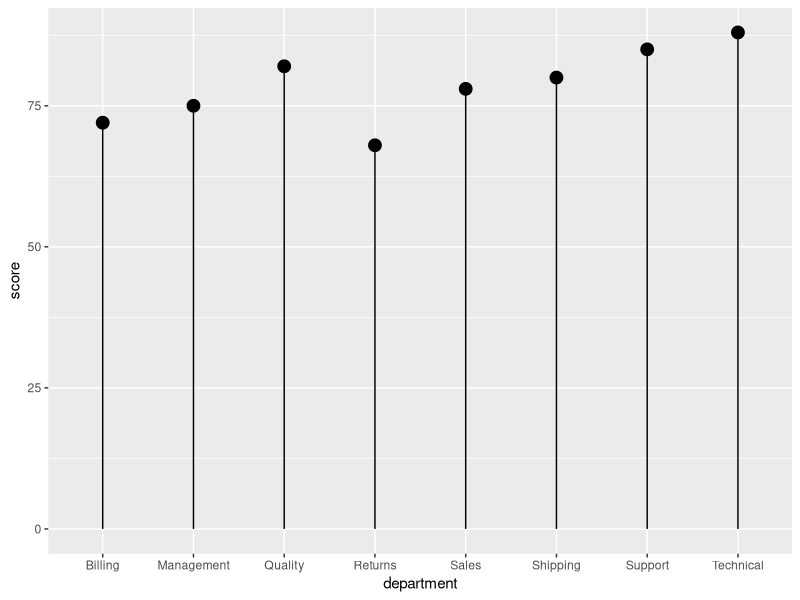
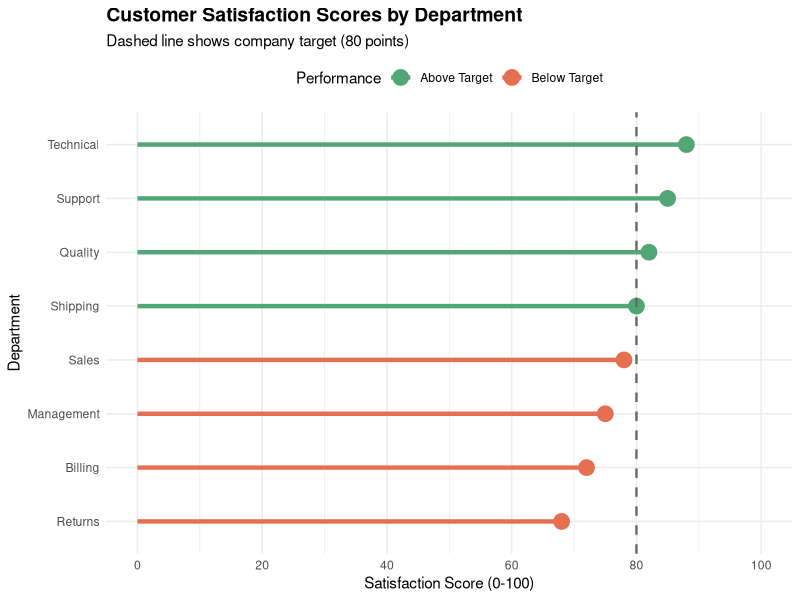
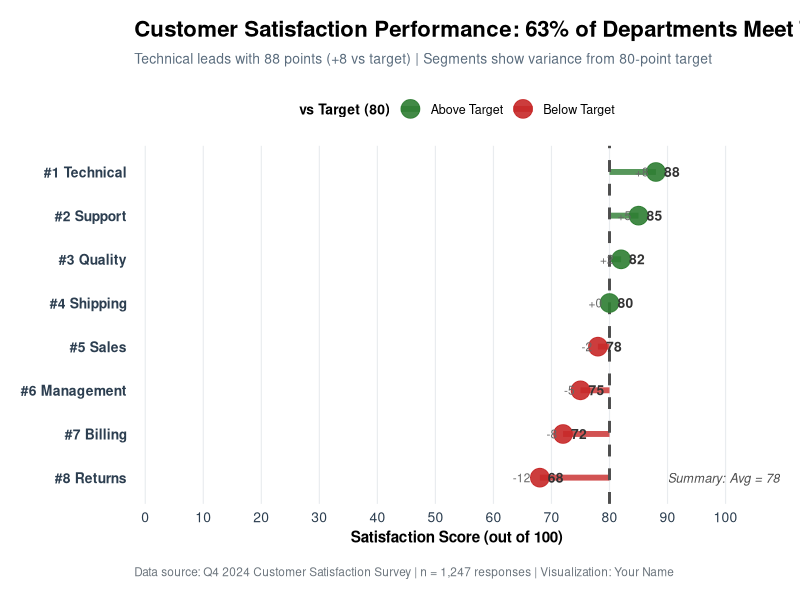
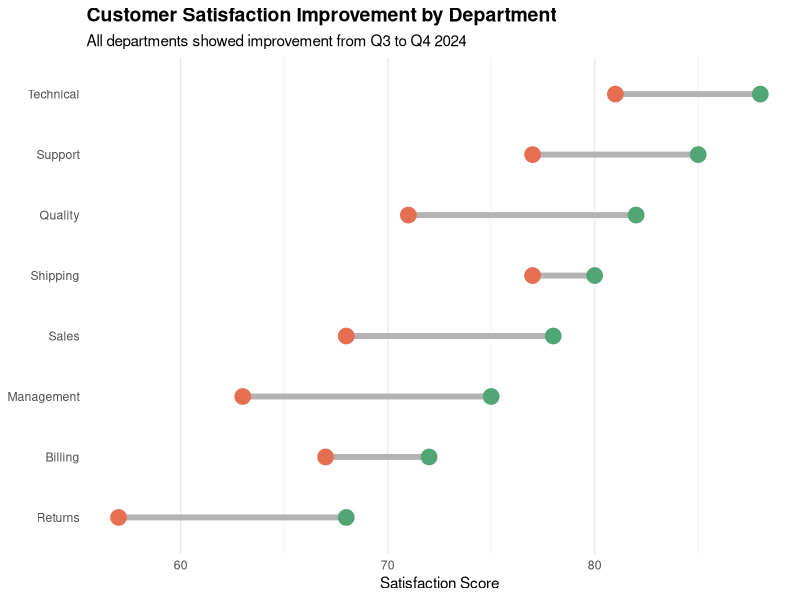

Source code (R) for these figures, in order:
## ---- chunk 1
#| label: setup
#| message: false
#| warning: false

# Load required libraries
library(tidyverse)  # Includes ggplot2, dplyr, and other essential packages
library(scales)     # For formatting axes and labels

# Create sample data: customer satisfaction scores by department
data_satisfaction <- tibble(
  department = c("Sales", "Support", "Billing", "Technical", 
                 "Shipping", "Returns", "Quality", "Management"),
  score = c(78, 85, 72, 88, 80, 68, 82, 75),
  target = 80  # Company target score
)

# Preview the data
head(data_satisfaction)
## ---- chunk 2
#| label: chart-basic
#| fig-width: 8
#| fig-height: 5

ggplot(data_satisfaction, aes(x = department, y = score)) +  # Set up with x and y
  geom_segment(aes(x = department, xend = department,        # Draw vertical lines
                   y = 0, yend = score)) +
  geom_point(size = 4)                                       # Add points at top
## ---- chunk 3
#| label: chart-intermediate
#| fig-width: 8
#| fig-height: 6

# Add column for above/below target
data_satisfaction <- data_satisfaction %>%
  mutate(
    performance = ifelse(score >= target, "Above Target", "Below Target"),
    performance = factor(performance, levels = c("Above Target", "Below Target"))
  )

ggplot(data_satisfaction, aes(x = reorder(department, score), y = score, 
                              color = performance)) +
  # Draw segments
  geom_segment(aes(x = reorder(department, score), 
                   xend = reorder(department, score),
                   y = 0, yend = score),
               linewidth = 1.5) +
  # Add points
  geom_point(size = 5) +
  # Add target reference line
  geom_hline(yintercept = 80, linetype = "dashed", 
             color = "gray40", linewidth = 0.8) +
  # Flip coordinates for horizontal layout
  coord_flip() +
  # Apply custom colors
  scale_color_manual(values = c("Above Target" = "#52A675", 
                                 "Below Target" = "#E76F51")) +
  # Format y-axis
  scale_y_continuous(breaks = seq(0, 100, by = 20),
                     limits = c(0, 100)) +
  labs(
    title = "Customer Satisfaction Scores by Department",
    subtitle = "Dashed line shows company target (80 points)",
    x = "Department",
    y = "Satisfaction Score (0-100)",
    color = "Performance"
  ) +
  theme_minimal() +
  theme(
    plot.title = element_text(face = "bold", size = 14),
    legend.position = "top"
  )
## ---- chunk 4
#| label: chart-advanced
#| fig-width: 10
#| fig-height: 8

# Calculate variance from target and add rankings
target_value <- 80  # Store target as variable

data_satisfaction <- data_satisfaction %>%
  mutate(
    variance = score - target_value,
    rank = rank(-score, ties.method = "first"),
    dept_label = paste0("#", rank, " ", department)
  )

# Calculate summary statistics
avg_score <- round(mean(data_satisfaction$score), 1)
above_target_pct <- round(sum(data_satisfaction$score >= target_value) / 
                          nrow(data_satisfaction) * 100, 0)

# Define enhanced color palette
perf_colors <- c("Above Target" = "#2E7D32", "Below Target" = "#C62828")

ggplot(data_satisfaction, aes(x = reorder(dept_label, score), y = score)) +
  # Draw segments from target line to score
  geom_segment(aes(x = reorder(dept_label, score), 
                   xend = reorder(dept_label, score),
                   y = target_value, yend = score,
                   color = performance),
               linewidth = 2,
               alpha = 0.8) +
  # Add target reference line
  geom_hline(yintercept = target_value, 
             linetype = "dashed", 
             color = "gray30", 
             linewidth = 1) +
  # Add points with enhanced styling
  geom_point(aes(color = performance), 
             size = 6,
             alpha = 0.9) +
  # Add value labels
  geom_text(aes(label = score),
            hjust = -0.5,
            size = 3.5,
            fontface = "bold",
            color = "gray20") +
  # Add variance labels
  geom_text(aes(label = ifelse(variance >= 0, 
                                paste0("+", variance), 
                                as.character(variance))),
            hjust = 1.5,
            size = 3,
            color = "gray40") +
  # Flip coordinates
  coord_flip() +
  # Apply custom colors
  scale_color_manual(values = perf_colors,
                     name = "vs Target (80)") +
  # Format x-axis (becomes y after flip)
  scale_y_continuous(breaks = seq(0, 100, by = 10),
                     limits = c(0, 95),
                     expand = expansion(mult = c(0.02, 0.15))) +
  # Add comprehensive labels
  labs(
    title = "Customer Satisfaction Performance: 63% of Departments Meet Target",
    subtitle = "Technical leads with 88 points (+8 vs target) | Segments show variance from 80-point target",
    x = NULL,
    y = "Satisfaction Score (out of 100)",
    caption = "Data source: Q4 2024 Customer Satisfaction Survey | n = 1,247 responses | Visualization: Your Name"
  ) +
  # Add summary statistics as text annotation (no box, positioned at bottom right)
  annotate("text",
           x = 1, y = 90,
           label = paste0("Summary: Avg = ", avg_score, 
                         " | Above Target = ", above_target_pct, 
                         "% | Range = ", min(data_satisfaction$score), 
                         "-", max(data_satisfaction$score)),
           hjust = 0,
           size = 3.2,
           color = "gray30",
           fontface = "italic") +
  theme_minimal(base_size = 12) +
  theme(
    # Title and text styling
    plot.title = element_text(face = "bold", size = 16,
                              margin = margin(b = 8)),
    plot.subtitle = element_text(size = 10, color = "#5A6C7D",
                                  lineheight = 1.3,
                                  margin = margin(b = 15)),
    plot.caption = element_text(size = 8.5, color = "#6C757D",
                                hjust = 0, margin = margin(t = 15)),
    
    # Axis styling
    axis.title = element_text(size = 11, face = "bold",
                              margin = margin(t = 10, r = 10)),
    axis.text = element_text(size = 10, color = "#2C3E50"),
    axis.text.y = element_text(face = "bold"),
    
    # Legend styling
    legend.position = "top",
    legend.title = element_text(face = "bold", size = 10),
    legend.text = element_text(size = 9),
    
    # Grid and panel styling
    panel.grid.major.y = element_blank(),
    panel.grid.major.x = element_line(color = "#E9ECEF", linewidth = 0.4),
    panel.grid.minor = element_blank(),
    
    # Margins
    plot.margin = margin(15, 15, 15, 15)
  )
## ---- chunk 5
#| label: bonus-dumbbell
#| fig-width: 9
#| fig-height: 6

# Create before/after data
data_dumbbell <- data_satisfaction %>%
  mutate(previous_score = score - sample(3:12, n(), replace = TRUE)) %>%
  select(department, previous_score, score, rank)

ggplot(data_dumbbell) +
  # Draw segments between points
  geom_segment(aes(x = previous_score, xend = score,
                   y = reorder(department, score), 
                   yend = reorder(department, score)),
               color = "gray70",
               linewidth = 2) +
  # Add previous period points
  geom_point(aes(x = previous_score, 
                 y = reorder(department, score)),
             color = "#E76F51",
             size = 5) +
  # Add current period points
  geom_point(aes(x = score, 
                 y = reorder(department, score)),
             color = "#52A675",
             size = 5) +
  # Add labels
  labs(
    title = "Customer Satisfaction Improvement by Department",
    subtitle = "All departments showed improvement from Q3 to Q4 2024",
    x = "Satisfaction Score",
    y = NULL
  ) +
  theme_minimal() +
  theme(
    plot.title = element_text(face = "bold", size = 14),
    panel.grid.major.y = element_blank()
  )
